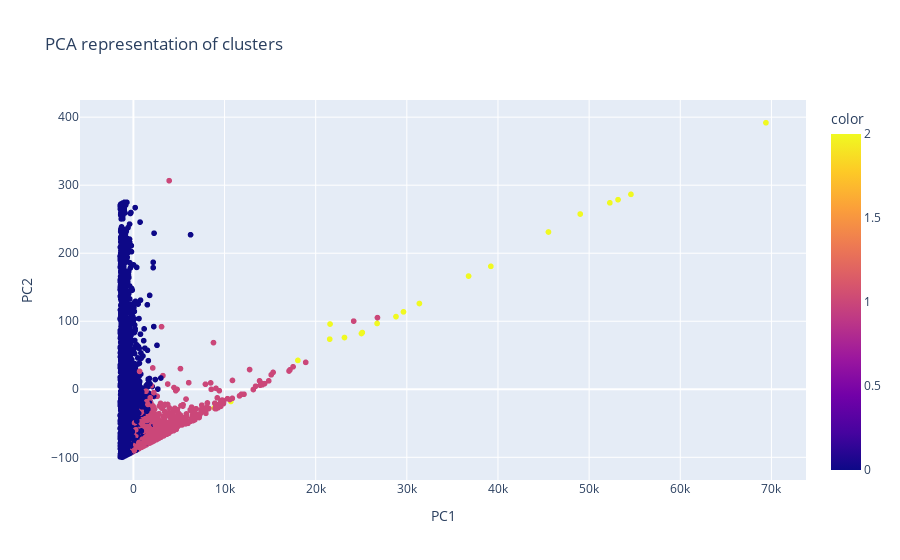

The cell this chart's notebook holds for it:
### Code cell
# Applying PCA to reduce to 2 components (for 2-D plotting)
pca = PCA(n_components=2, random_state=42)
X_t = pca.fit_transform(X)
X_pca = pd.DataFrame(X_t, columns=["PC1", "PC2"])
final_model = make_pipeline(s_scaler, KMeans(n_clusters=3, random_state=42))
final_model.fit(X)

i = final_model.named_steps["kmeans"].inertia_
labels = final_model.named_steps["kmeans"].labels_

# scatter plot of PCA
fig = px.scatter(X_pca, x="PC1", y="PC2", color=labels, title="PCA representation of clusters")
fig.update_layout(xaxis_title="PC1", yaxis_title="PC2")
fig.show()
X_pca.head()

### Figure 1 — Plotly figure (JSON) as saved in the notebook; plotly's stock layout.template omitted (floating-point values rounded to 4 significant figures; data arrays with more than 128 entries replaced by an {"elided": "..."} marker saying what was removed)
{"data": [{"hovertemplate": "PC1=%{x}<br>PC2=%{y}<br>color=%{marker.color}<extra></extra>", "legendgroup": "", "marker": {"color": {"elided": "3882 int values"}, "coloraxis": "coloraxis", "symbol": "circle"}, "mode": "markers", "name": "", "showlegend": false, "x": {"elided": "3882 float values"}, "xaxis": "x", "y": {"elided": "3882 float values"}, "yaxis": "y", "type": "scattergl"}], "layout": {"xaxis": {"anchor": "y", "domain": [0.0, 1.0], "title": {"text": "PC1"}}, "yaxis": {"anchor": "x", "domain": [0.0, 1.0], "title": {"text": "PC2"}}, "coloraxis": {"colorbar": {"title": {"text": "color"}}, "colorscale": [[0.0, "#0d0887"], [0.1111, "#46039f"], [0.2222, "#7201a8"], [0.3333, "#9c179e"], [0.4444, "#bd3786"], [0.5556, "#d8576b"], [0.6667, "#ed7953"], [0.7778, "#fb9f3a"], [0.8889, "#fdca26"], [1.0, "#f0f921"]]}, "legend": {"tracegroupgap": 0}, "title": {"text": "PCA representation of clusters"}}}
